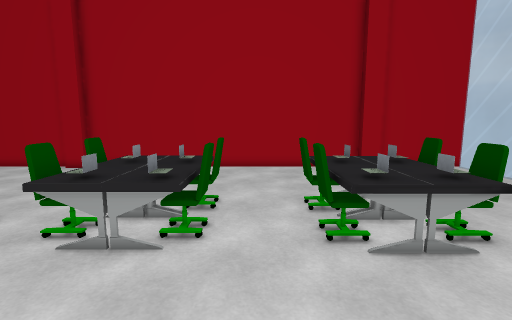
view 1 (above)

16 first-person views from a walk through a 3-D level made in the Unity game engine. The camera is 1.5 m above the floor, tilts 8° down and sees 85° across. The floor is counted in squares, 0.5 m on a side. Each view is taken from the middle of a square. On the plan, view 1 faces up. The plan holds only what a view shows up to about 20 squares ahead; the rest is blank. The player character is not drawn. Some surface patterns are stand-ins.

view 2
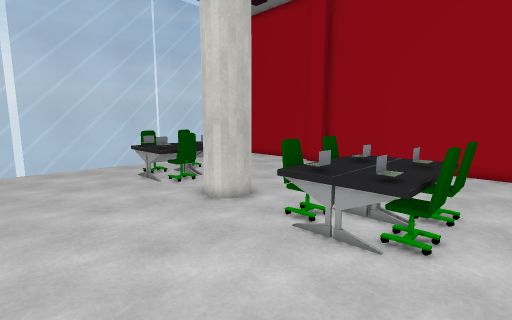

view 3
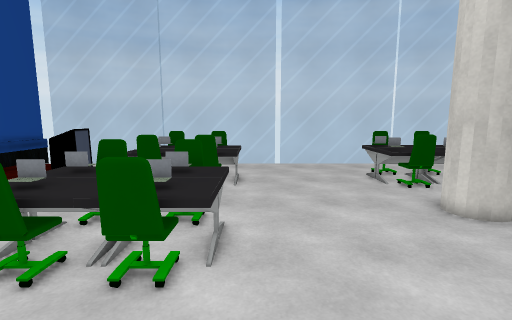

view 4
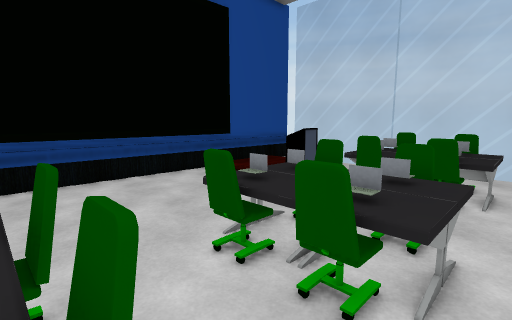

view 5
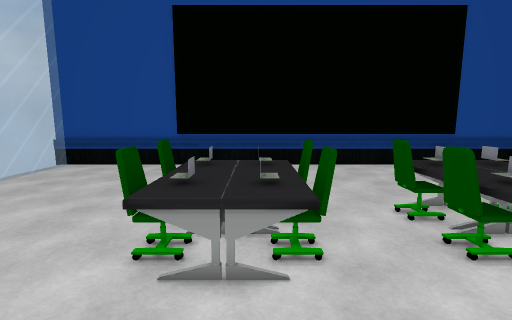

view 6
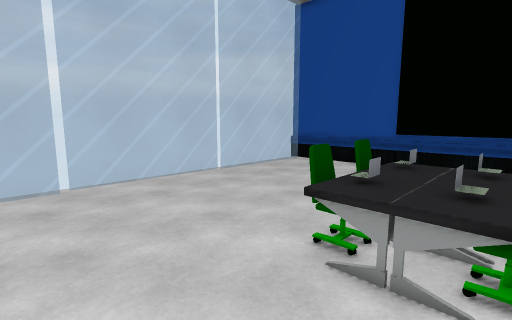

view 7
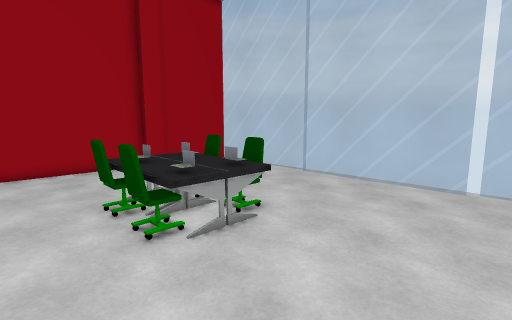

view 8
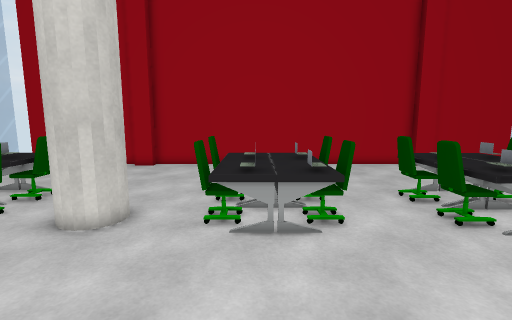

view 9
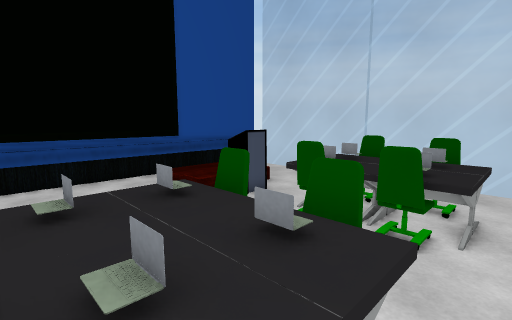

view 10
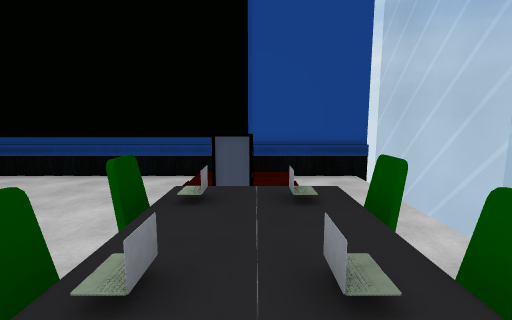

view 11
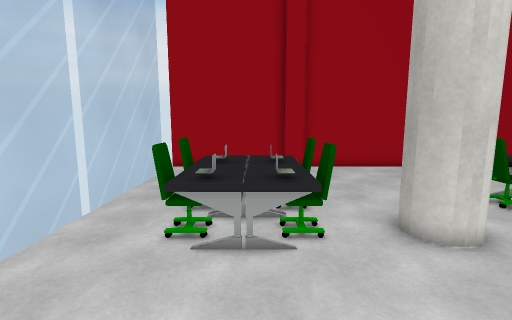

view 12
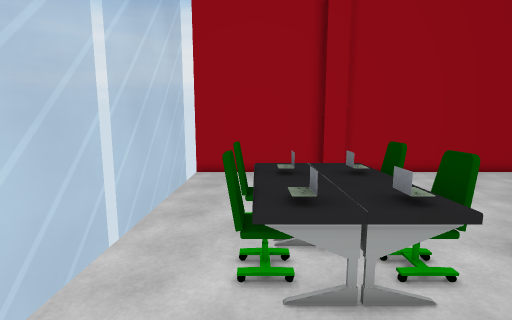

view 13
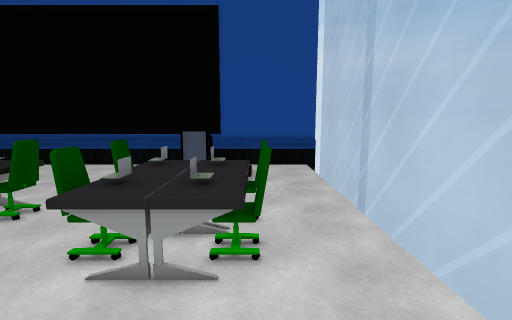

view 14
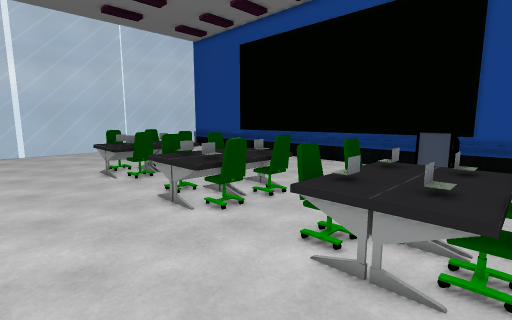

view 15
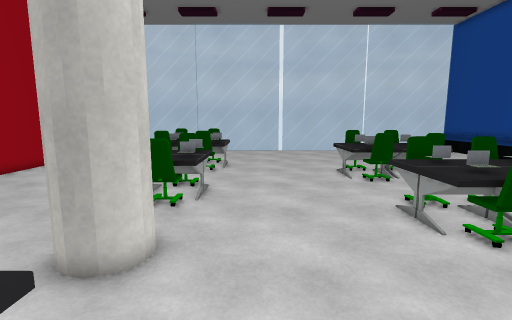

view 16
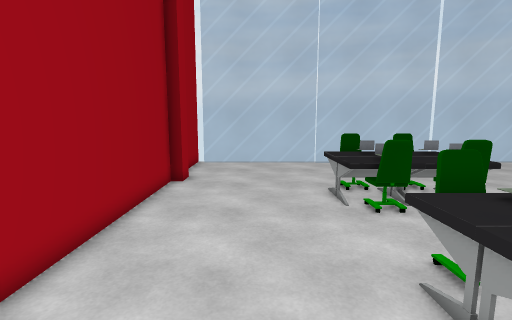

### Floor plan
Key: @ floor where view 1 was taken; # wall or solid block; x gap in a wall; . main floor; : floor 0.25 m higher than the main floor; / step, stairs or slope; = window, fence, low wall or low ledge; ^ raised ledge; O other object.
Columns run from 20 left of view 1 to 14 right of it. Each row starts with its distance up from view 1.
 18 ###################################
 17 =.. .............................=
 16 =.. .............................=
 15 =................................=
 14 =................................=
 13 =................................=
 12 =................................=
 11 =...^^^^ ......^^^^...=====......=
 10 =...^^^^=.....=^^^^=..#OOO#......=
  9 =...^O^O.......^O^O#..#OOO#......=
  8 =...^^^^x.###.x^^^^x..#OO=#......=
  7 =...^O^Ox.###.#^O^O#..#OOO=......=
  6 =...^^^x#......^^^=...=OOO=......=
  5 =................................=
  4 =................................=
  3 =................................=
  2 x................................x
  1 =................................=
  0 =...................@............=
 -1 =...^^^^=..#^^^^...^^^^ .........=
 -2 =...=O^O=..=OOO#..=^OOO=.........=
 -3 =...^^^^^...^^^^...^^^^..........=
 -4 =...^^^^^..x^^^^#.#^^^^x.........=
 -5 =...xO^Ox .#OOO##.#^OOO#.........=
 -6 =....^^^. ..^^^^...^^^^  ........=
 -7 =......   .........      ........=
 -8 =......^  ..........      .......=
 -9 =.....^^   .........     ........=
-10 =....:::: ..........     ........=
-11 =.../::::/..........     ........=
-12 =.../::::/..........      .......=
-13 =.../// //..........      .......=
-14 =....    ...........      .......=
-15 ###################################

Positions as (right, up) in squares from view 1, and headings:
1: (0, 0), facing up
2: (0, 0), facing up-left
3: (0, 0), facing left
4: (-1, 0), facing down-left
5: (0, 4), facing down
6: (-1, 4), facing down-right
7: (-1, 0), facing up-right
8: (-4, -1), facing up
9: (-5, 0), facing down-left
10: (-14, 0), facing down
11: (-14, 0), facing up
12: (-16, 2), facing up
13: (-16, 4), facing down
14: (-16, 4), facing down-right
15: (-15, 4), facing right
16: (-7, 14), facing right
